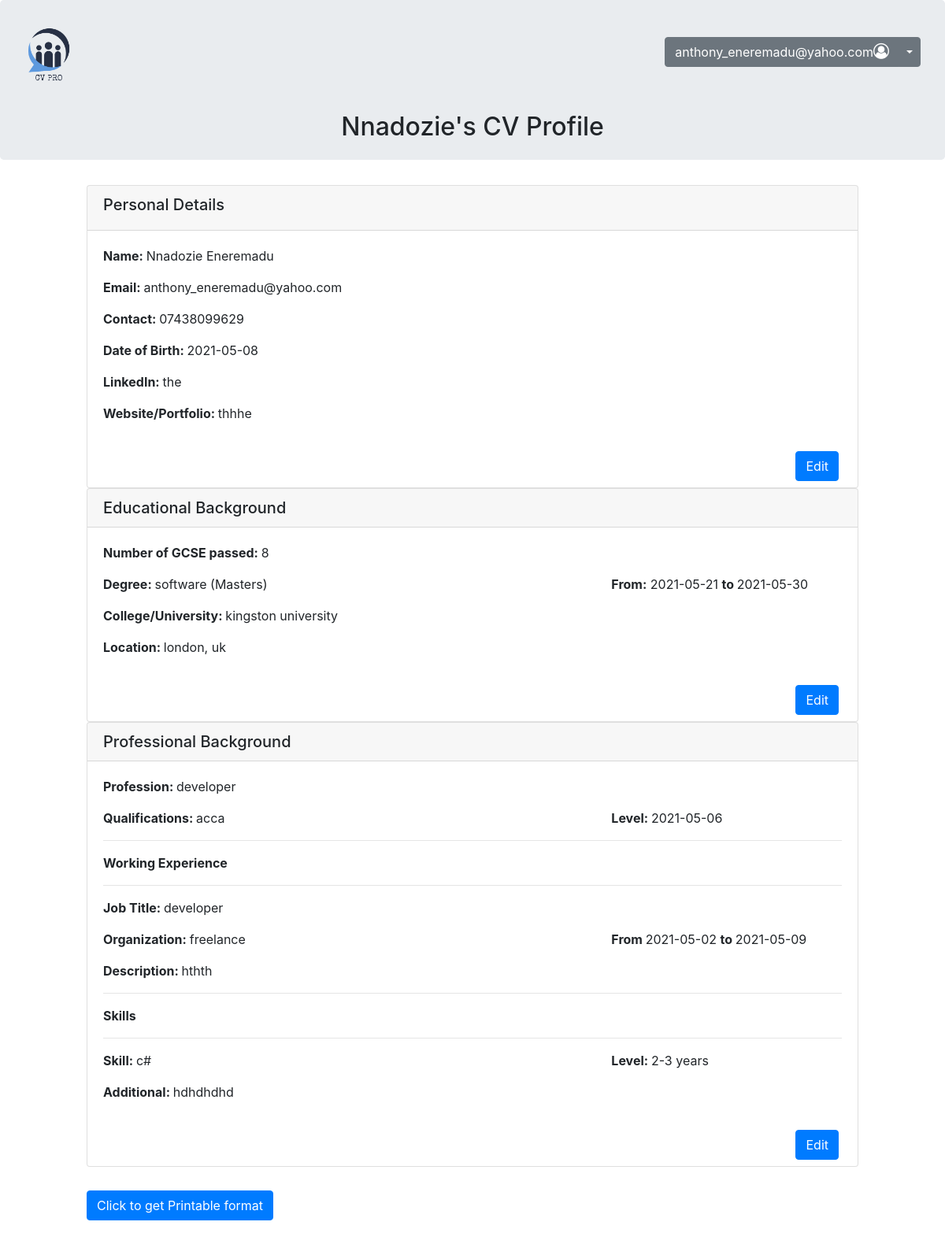
/profile.php (signed in), run on the app's committed database.
### tables this page shows
CREATE TABLE `user_account` (
  `id` int(11) NOT NULL,
  `firstname` varchar(50) NOT NULL,
  `lastname` varchar(50) NOT NULL,
  `email` varchar(255) NOT NULL,
  `password` varchar(100) NOT NULL,
  `contact_number` varchar(12) DEFAULT NULL,
  `date_of_birth` date NOT NULL,
  `gender` varchar(6) NOT NULL,
  `city` text DEFAULT NULL,
  `country` text DEFAULT NULL,
  `postcode` varchar(100) NOT NULL,
  `linkedin` varchar(255) DEFAULT NULL,
  `website` varchar(255) DEFAULT NULL,
  `registration_date` int(11) NOT NULL
);

CREATE TABLE `education_detail` (
  `id` int(11) NOT NULL,
  `user_email` varchar(255) NOT NULL,
  `degree_name` varchar(50) DEFAULT NULL,
  `field` varchar(100) DEFAULT NULL,
  `institution_name` varchar(100) DEFAULT NULL,
  `state` text NOT NULL,
  `country` text NOT NULL,
  `start_date` date NOT NULL,
  `end_date` date DEFAULT NULL,
  `gcse` int(11) DEFAULT NULL,
  `languages` varchar(100) DEFAULT NULL,
  `language_level` varchar(20) DEFAULT NULL,
  `postdate` int(11) NOT NULL
);

CREATE TABLE `experience_detail` (
  `id` int(11) NOT NULL,
  `reg_email` varchar(255) NOT NULL,
  `profession` varchar(255) NOT NULL,
  `qualification` varchar(255) DEFAULT NULL,
  `acquired_date` date DEFAULT NULL,
  `job_title` varchar(100) NOT NULL,
  `company_name` varchar(100) NOT NULL,
  `location` varchar(255) NOT NULL,
  `start` date NOT NULL,
  `end` date NOT NULL,
  `description` text NOT NULL,
  `skills` varchar(255) NOT NULL,
  `years_of_practice` varchar(20) NOT NULL,
  `additional` longtext DEFAULT NULL,
  `postdate` int(11) NOT NULL
);

### profile.php (the view, shortened to what this page needs)
<?php
include('config.php');
?>
<!DOCTYPE html>
<html lang="en">
<head>
<head>
  <link rel="stylesheet" href="css/style.css">
  <link rel="stylesheet" href="https://maxcdn.bootstrapcdn.com/bootstrap/4.5.2/css/bootstrap.min.css">
  <link rel="stylesheet" href="https://cdnjs.cloudflare.com/ajax/libs/font-awesome/4.7.0/css/font-awesome.min.css">
</head>
<body>
<?php
if(isset($_GET['userid']))
{
	$dn = mysqli_query($con, 'SELECT * FROM user_account where id="'.$_SESSION['userid'].'"');
	$ed = mysqli_query($con,'SELECT * FROM education_detail where user_email="'.$_SESSION['email'].'"');
	$ex = mysqli_query($con,'SELECT * FROM experience_detail where reg_email="'.$_SESSION['email'].'"');
	if(mysqli_num_rows($dn)>0)
	{
		$dnn = mysqli_fetch_array($dn);
?>
<div class="jumbotron" style="padding:15px;">
    <?php include('navbar.php'); ?>
    <br>
    <div class="brand text-center">
      <h2> <?php echo htmlentities($dnn['firstname']); ?>'s CV Profile </h2>
    </div>
</div>
<div class="col-md-12">
<div class="container form1">
	<div class="container">
	<div class="card profile">
	    <div class="card-header">
	        <h5 >Personal Details</h5>
	   </div>
	    <div class="card-body">
	         <p>
		        <b>Name: </b>
		        <?php echo htmlentities($dnn['firstname'], ENT_QUOTES, 'UTF-8'); ?>
		        <?php echo htmlentities($dnn['lastname'], ENT_QUOTES, 'UTF-8'); ?>
	        </p>
	        <p>
	        	<b>Email: </b><?php echo htmlentities($dnn['email'], ENT_QUOTES, 'UTF-8'); ?>
	    	</p>
	        <p>
	        	<b>Contact: </b><?php echo htmlentities($dnn['contact_number'], ENT_QUOTES, 'UTF-8'); ?>
	        </p>
	        <p>
	        	<b>Date of Birth: </b><?php echo htmlentities($dnn['date_of_birth'], ENT_QUOTES, 'UTF-8'); ?>
	        </p>
	        <p>
	        	<?php if($dnn['linkedin']!=''){?>
				<b>LinkedIn: </b>
				<?php echo htmlentities($dnn['linkedin'], ENT_QUOTES, 'UTF-8');}else{
				echo '<style="display:none;">';}?>
			</p>
	        <p>
	        	<?php if($dnn['website']!=''){?>
				<b>Website/Portfolio: </b>
				<?php echo htmlentities($dnn['website'], ENT_QUOTES, 'UTF-8');}else{
				echo '<style="display:none;">';}?>
			</p>
	    </div>
	    <a href="edit_user.php" class="btn btn-primary ml-auto mr-4 mb-2">Edit</a>
	</div>
	<?php
	  if(mysqli_num_rows($ed)>0){
		$edd = mysqli_fetch_array($ed);
	?>
	  	<div class="card profile">
	        <h5 class="card-header">Educational Background</h5>
	    <div class="card-body">
	    	<p>
	        	<b>Number of GCSE passed: </b>
	        	<?php if($edd['gcse']!=''){ echo htmlentities($edd['gcse'], ENT_QUOTES, 'UTF-8');
	        	 	}else{
					echo " ";}?>
	        </p>
		    <p class="row">
				<span class="col-md-8">
					<b>Degree: </b>
		        	<?php echo htmlentities($edd['field'], ENT_QUOTES, 'UTF-8'); ?>
		        	(<?php echo htmlentities($edd['degree_name'], ENT_QUOTES, 'UTF-8'); ?>)
				</span>
				<span class="col-md-4"> <b>From:</b>
					<?php echo htmlentities($edd['start_date'], ENT_QUOTES, 'UTF-8');?> <b>  to  </b> <?php echo htmlentities($edd['end_date'], ENT_QUOTES, 'UTF-8'); ?>
				</span>
		    </p>
		    <p>
		        <b>College/University: </b>
		        <?php echo htmlentities($edd['institution_name'], ENT_QUOTES, 'UTF-8'); ?>
			</p>
	        <p>
	        	<b>Location: </b>
	        	<?php echo htmlentities($edd['state'], ENT_QUOTES, 'UTF-8');?>,
	        	<?php echo htmlentities($edd['country'], ENT_QUOTES, 'UTF-8'); ?>
	        </p>
	    </div>
	    <a href="edit_educ.php" class="btn btn-primary ml-auto mr-4 mb-2">Edit</a>
	  </div>
	<?php
		}
	?>
	<?php
	  if(mysqli_num_rows($ex)>0){
		$exx = mysqli_fetch_array($ex);
	?>
	  	<div class="card profile">
	        <h5 class="card-header">Professional Background</h5>
	    	<div class="card-body">
		    	<div>
			    	<p>
			        	<b>Profession: </b>
			        	<?php echo htmlentities($exx['profession'], ENT_QUOTES, 'UTF-8');?>
			        </p>
			        <p class="row">
				        <span class="col-md-8">
				        	<?php if($exx['qualification']!=''){?>
				        	<b>Qualifications: </b>
							<?php echo htmlentities($exx['qualification'], ENT_QUOTES, 'UTF-8');}else{
							echo '<style="display:none;">';}?>
						</span>
				        <span class="col-md-4">
				        	<?php if($exx['acquired_date']!=''){?>
				        	<b>Level: </b>
							<?php echo htmlentities($exx['acquired_date'], ENT_QUOTES, 'UTF-8');}else{
							echo '<style="display:none;">';}?>
						</span>
					</p>
				</div>
		        <div>
		         	<p><b><hr>Working Experience<hr></b></p>
			         	<div>
				        <p>
				        	<b>Job Title: </b>
				        	<?php echo htmlentities($exx['job_title'], ENT_QUOTES, 'UTF-8'); ?>
				        </p>
				        <p class="row">
					        <span class="col-md-8">
					        	<b>Organization: </b>
								<?php echo htmlentities($exx['company_name'], ENT_QUOTES, 'UTF-8'); ?>
							</span>
					        <span class="col-md-4">
					        	<b>From </b>
								<?php echo htmlentities($exx['start'], ENT_QUOTES, 'UTF-8');?> <b> to </b> <?php echo htmlentities($exx['end'], ENT_QUOTES, 'UTF-8'); ?>
							</span>
						</p>
						<p>
							<b> Description: </b>
				            <?php echo htmlentities($exx['description'], ENT_QUOTES, 'UTF-8');?>
						</p>
					</div>
				</div>
				<div>
		         	<p><b><hr>Skills<hr></b></p>
		         	<p class="row">
		         		<span class="col-md-8">
		         			<b>Skill: </b>
							<?php echo htmlentities($exx['skills'], ENT_QUOTES, 'UTF-8'); ?>
						</span>
						<span class="col-md-4">
							<b>Level: </b>
							<?php echo htmlentities($exx['years_of_practice'], ENT_QUOTES, 'UTF-8');?>
						</span>
		        	</p>
			        <p>
			        	<?php if($exx['additional']!=''){?>
			        	<b>Additional: </b>
						<?php echo htmlentities($exx['additional'], ENT_QUOTES, 'UTF-8');}else{
						echo '<style="display:none;">';}?>
					</p>
		       </div>
			</div>
			<a href="edit_exp.php" class="btn btn-primary ml-auto mr-4 mb-2">Edit</a>
		</div>
	<?php
		}
	?>
	<a class="btn btn-primary mr-auto " style="margin:30px 50px;" href="printformat.php">Click to get Printable format</a>
	</div>
</div>
</div>
<?php
	}
	else
	{
		echo 'This user doesn\'t exist.';
	}
}
else
{
	echo 'The ID of this user is not defined.';
}
?>
</body>
</html>

### css/style.css (style rules this page uses)
.form1 { margin: auto; max-width: 400px; }
.form1::after { content: ""; clear: both; display: table; }
.profile { margin:0 50px; }

### data on the page
user_account: firstname "Nnadozie", lastname "Eneremadu", email "anthony_eneremadu@yahoo.com", contact_number "07438099629", date_of_birth "2021-05-08", linkedin "the", website "thhhe"
education_detail: gcse "8", field "software", degree_name "Masters", start_date "2021-05-21", end_date "2021-05-30", institution_name "kingston university", state "london", country "uk"
experience_detail: profession "developer", qualification "acca", acquired_date "2021-05-06", job_title "developer", company_name "freelance", start "2021-05-02", end "2021-05-09", description "hthth", skills "c#", years_of_practice "2-3 years", additional "hdhdhdhd"

### other printed values
$_SESSION['email'] "anthony_eneremadu@yahoo.com"
